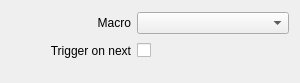
<?xml version="1.0" encoding="UTF-8"?>
<ui version="4.0">
 <class>InspectorAtemMacroWidget</class>
 <widget class="QWidget" name="InspectorAtemMacroWidget">
  <property name="geometry">
   <rect>
    <x>0</x>
    <y>0</y>
    <width>300</width>
    <height>83</height>
   </rect>
  </property>
  <property name="sizePolicy">
   <sizepolicy hsizetype="Expanding" vsizetype="Preferred">
    <horstretch>0</horstretch>
    <verstretch>0</verstretch>
   </sizepolicy>
  </property>
  <layout class="QGridLayout" name="gridLayout">
   <property name="bottomMargin">
    <number>20</number>
   </property>
   <item row="1" column="1">
    <layout class="QHBoxLayout" name="horizontalLayoutTriggerOnNext">
     <item>
      <widget class="QCheckBox" name="checkBoxTriggerOnNext">
       <property name="layoutDirection">
        <enum>Qt::RightToLeft</enum>
       </property>
       <property name="text">
        <string/>
       </property>
      </widget>
     </item>
     <item>
      <spacer name="horizontalSpacerTriggerOnNext2">
       <property name="orientation">
        <enum>Qt::Horizontal</enum>
       </property>
       <property name="sizeHint" stdset="0">
        <size>
         <width>40</width>
         <height>20</height>
        </size>
       </property>
      </spacer>
     </item>
    </layout>
   </item>
   <item row="1" column="0">
    <widget class="QLabel" name="labelTriggerOnNext">
     <property name="minimumSize">
      <size>
       <width>120</width>
       <height>0</height>
      </size>
     </property>
     <property name="text">
      <string>Trigger on next</string>
     </property>
     <property name="alignment">
      <set>Qt::AlignRight|Qt::AlignTrailing|Qt::AlignVCenter</set>
     </property>
    </widget>
   </item>
   <item row="0" column="1">
    <widget class="QComboBox" name="comboBoxMacro">
     <property name="sizePolicy">
      <sizepolicy hsizetype="Expanding" vsizetype="Fixed">
       <horstretch>0</horstretch>
       <verstretch>0</verstretch>
      </sizepolicy>
     </property>
    </widget>
   </item>
   <item row="0" column="0">
    <widget class="QLabel" name="labelMacro">
     <property name="minimumSize">
      <size>
       <width>120</width>
       <height>0</height>
      </size>
     </property>
     <property name="text">
      <string>Macro</string>
     </property>
     <property name="alignment">
      <set>Qt::AlignRight|Qt::AlignTrailing|Qt::AlignVCenter</set>
     </property>
    </widget>
   </item>
  </layout>
 </widget>
 <tabstops>
  <tabstop>comboBoxMacro</tabstop>
  <tabstop>checkBoxTriggerOnNext</tabstop>
 </tabstops>
 <resources/>
 <connections>
  <connection>
   <sender>checkBoxTriggerOnNext</sender>
   <signal>stateChanged(int)</signal>
   <receiver>InspectorAtemMacroWidget</receiver>
   <slot>triggerOnNextChanged(int)</slot>
   <hints>
    <hint type="sourcelabel">
     <x>107</x>
     <y>50</y>
    </hint>
    <hint type="destinationlabel">
     <x>203</x>
     <y>59</y>
    </hint>
   </hints>
  </connection>
  <connection>
   <sender>comboBoxMacro</sender>
   <signal>currentIndexChanged(int)</signal>
   <receiver>InspectorAtemMacroWidget</receiver>
   <slot>macroChanged(int)</slot>
   <hints>
    <hint type="sourcelabel">
     <x>161</x>
     <y>20</y>
    </hint>
    <hint type="destinationlabel">
     <x>201</x>
     <y>17</y>
    </hint>
   </hints>
  </connection>
 </connections>
 <slots>
  <slot>macroChanged(int)</slot>
  <slot>triggerOnNextChanged(int)</slot>
 </slots>
</ui>
